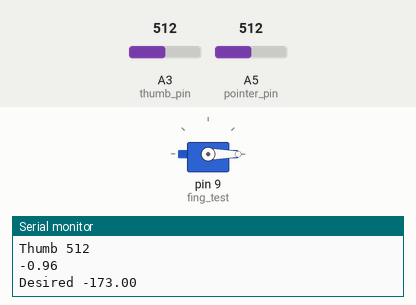
Bench run of a sketch on a simulated Arduino Uno, built with avr-gcc and run on an emulated ATmega328P. Shown: servo, the last lines printed to the serial monitor. The inputs (shaded band) are chosen by the test bench; at power-on: A3 (thumb_pin) = 512, A5 (pointer_pin) = 512.

Above: at 1.2 s.
1.3 s: A3 (thumb_pin) set to 122
At 2.1 s:
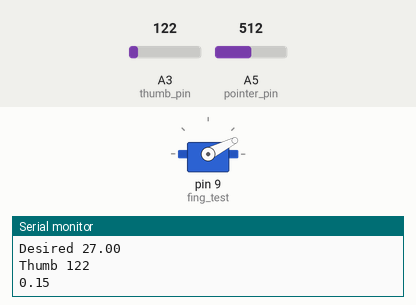
2.8 s: A3 (thumb_pin) set to 0
At 4.0 s:
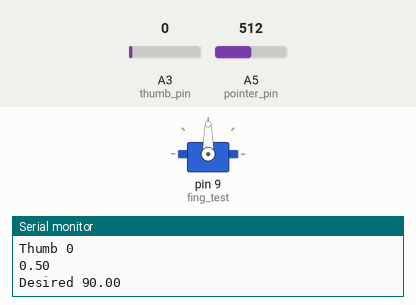
4.3 s: A3 (thumb_pin) set to 511
At 5.5 s:
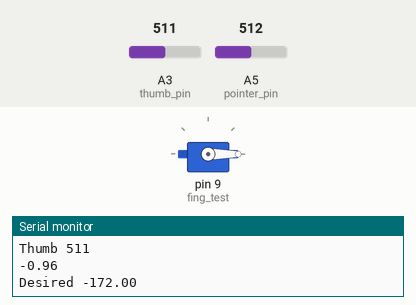
Timing chart, 0 to 7.3 s (numbered marks = the images above; inputs shaded):
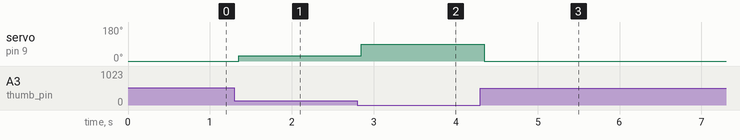

Measured:
- after the input at 1.3 s, servo on pin 9 (fing_test): 0° → 27° after 0.05 s
- after the input at 2.8 s, servo on pin 9 (fing_test): 27° → 90° at once
- after the input at 4.3 s, servo on pin 9 (fing_test): 90° → 0° after 0.05 s

The sketch:

analog_finger.ino
```cpp
// Servo - Version: Latest
#include <Servo.h>

/*

*/

int thumb_pin = A3;
int pointer_pin = A5;
int thumb_input;
int pointer_input;
double desired;
int _time;
boolean _on = true;
Servo fing_test;

void blink();
int convert(int input, int finger);

void setup() {
  Serial.begin(9600);
  fing_test.attach(9);
}

void loop() {
  thumb_input = analogRead(thumb_pin);
  Serial.print("Thumb "); Serial.println(thumb_input);

  pointer_input = analogRead(pointer_pin);
  //Serial.print("Pointer "); Serial.println(pointer_input);

  desired = convert(thumb_input, 0);
  Serial.print("Desired "); Serial.println(desired);
  fing_test.write(desired);

  blink();
}

void blink(){
  if(_on = true){
    digitalWrite(13, HIGH);
    _time = millis();
    _on = false;
  }
  if(millis() > _time + 50){
    _on = true;
  }
}

int convert(int input, int finger = 1){
  double y_int;
  int factor;
  if(finger == 1){
    y_int = .75;
    factor = 1;
  } else{
    y_int = .5;
    factor = 2;
  }
  double fraction = y_int - (double(input)/700) * factor;
  Serial.println(fraction);
  int angle = int(fraction * 180);
  return angle;
}
```
